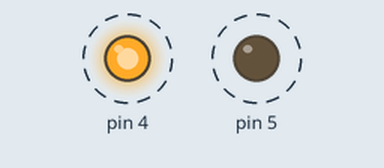
This sketch was run on a simulated Arduino Uno, built with avr-gcc and run on an emulated ATmega328P. Parts: output pins drawn as LEDs (lit = HIGH). Dashed ring = blinking.

Above: at 0.2 s.
Timing chart, 0 to 3.0 s (numbered marks = the images above):
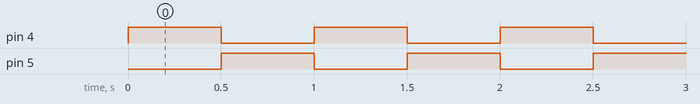

The sketch:

silverzero11.ino
```cpp
void setup() {
  //pinMode(핀 번호, INPUT or OUTPUT) : 선택한 핀을 입력이나 출력으로 사용함
  //4번핀이 녹색, 5번핀이 적색
  pinMode(4, OUTPUT);
  pinMode(5, OUTPUT);
}

void loop() {
  digitalWrite(4, HIGH); // HIGH : 1(켜는거), LOW : 0(끄는거)
  digitalWrite(5, LOW);
  delay(500);
  digitalWrite(4, LOW);
  digitalWrite(5, HIGH);
  delay(500);
}
```

Measured:
- by itself, pin 4, pin 5: alternates HIGH for 0.50 s and LOW for 0.50 s
